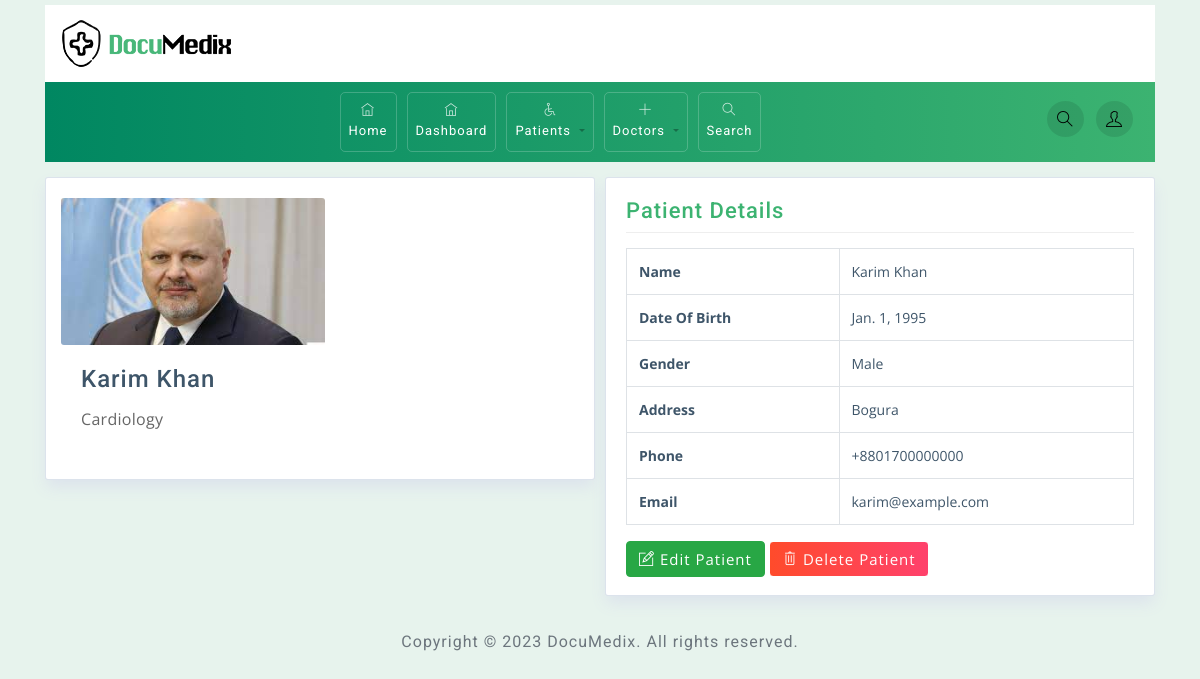
Page /patient/patient-detail/2 (signed in) on the committed database.
### patient/models.py (models this page shows)
class PatientDetails(models.Model):
    first_name = models.CharField(max_length=150)
    last_name = models.CharField(max_length=150)
    date_of_birth = models.DateField(null=True, blank=True)
    age = models.IntegerField()
    phone_no = models.CharField(max_length=14, null=True, blank=True)
    email = models.EmailField(blank=True, null=True)
    gender = models.CharField(max_length=32, choices=GENDER_CHOICES, null=True, blank=True)
    address = models.TextField(max_length=250, null=True, blank=True)
    image = models.ImageField(upload_to='photos/patients', null=True, blank=True)
    date = models.DateTimeField(auto_now_add=True)
    treating_doctor = models.ForeignKey(Doctor, on_delete=models.SET_NULL, null=True, blank=True)
    department = models.ForeignKey(Department, on_delete=models.SET_NULL, null=True, blank=True)
    def get_full_name(self):
        return self.first_name + ' ' + self.last_name
    def __str__(self) -> str:
        return self.get_full_name()

### doctor/models.py (models this page shows)
class Department(models.Model):
    department_name = models.CharField(max_length=150)
    def __str__(self) -> str:
        return self.department_name

### patient/views.py (the view)
# urls.py: path('patient-detail/<int:patient_id>', views.patient_detail, name='patient-detail'),
@login_required
def patient_detail(request, patient_id):
    patient = PatientDetails.objects.get(pk=patient_id)
    return render(request, 'patient/about-patient.html', {'patient': patient})

### patient/templates/patient/about-patient.html
{% extends 'base.html' %} {% load static %} {% block content %}
<div class="container">
	<div class="row">
		<div class="col-md-6">
			<div class="widget-area-2 proclinic-box-shadow">
				<div class="col-md-6">
					<div class="card-deck">
						{% if patient.image %}
						<img class="card-img" src="{{patient.image.url}}" alt="Card image">
						{% endif %}
						<div class="card-body mb-4">
							<h4 class="card-title">{{patient}}</h4>
							<p class="card-text">{{patient.department}}</p>
						</div>
					</div>
				</div>
			</div>
		</div>
		<div class="col-md-6">
			<div class="widget-area-2 proclinic-box-shadow">
				<h3 class="widget-title">Patient Details</h3>
				<div class="table-responsive">
					<table class="table table-bordered">
						<tbody>
							<tr>
								<td><strong>Name</strong></td>
								<td>{{patient.get_full_name}}</td>
							</tr>
							<tr>
								<td><strong>Date Of Birth</strong> </td>
								<td>{{patient.date_of_birth}}</td>
							</tr>
							<tr>
								<td><strong>Gender</strong></td>
								<td>{{patient.gender}}</td>
							</tr>
							<tr>
								<td><strong>Address</strong></td>
								<td>{{patient.address}}</td>
							</tr>
							<tr>
								<td><strong>Phone </strong></td>
								<td>{{patient.phone_no}}</td>
							</tr>
							<tr>
								<td><strong>Email</strong></td>
								<td>{{patient.email}}</td>
							</tr>
						</tbody>
					</table>
				</div>
				<a href="{% url 'edit-patient' patient.id %}" class="btn btn-success mb-3"><span class="ti-pencil-alt"></span> Edit Patient</a>
				<a href="{% url 'delete-patient' patient.id %}"  class="btn btn-danger mb-3"><span class="ti-trash"></span> Delete Patient</a>
			</div>
		</div>
	</div>
</div>
{% endblock %}

### static/css/styles.css (style rules this page uses)
body { font-family: 'Open Sans', sans-serif; background-color: #E7F3ED; color: #3e5569; }
h1, h2, h3, h4, h5, h6, span, .menu-nav { font-family: 'Roboto', sans-serif; letter-spacing: 1px; }
p { font-size: 1em; line-height: 1.7em; color: #666; letter-spacing: .3px; }
a, a:hover, a:focus { color: inherit; text-decoration: none; transition: all 0.3s; }
.table td, .table th { padding: .75rem; }
.proclinic-box-shadow { border-radius: 0; border: 0; -webkit-box-shadow: 0 0 0 1px #dce3ec, 0 8px 16px 0 #dce3ec; box-shadow: 0 0 0 1px #dce3ec, 0 8px 16px 0 #dce3ec; background: #fff; margin-top: 20px; }
div[class*="col-"] { padding-right: 6px; padding-left: 6px; }
div[class*="col-"] div[class*="col-"] { padding-right: 10px; padding-left: 10px; }
table.table tbody td, table.table thead th { font-size: 14px; }
.widget-area-2 { background: #fff; margin-top: 1rem; padding: 20px; padding-bottom: 2px; border-radius: 2px; }
.widget-title { font-size: 22px; padding-bottom: .5rem; margin-bottom: 15px; border-bottom: 1px solid #eeeeee; }
.btn { margin-bottom: 5px; font-size: 15px; letter-spacing: 1px; }
.btn-danger { background: #FF416C; background: -webkit-linear-gradient(to right, #FF4B2B, #FF416C); background: linear-gradient(to right, #FF4B2B, #FF416C); border-color: #fff; }

### static/css/green.css (style rules this page uses)
.widget-title { color: #3CB371; }

### static/css/responsive.css (style rules this page uses)
@media (min-width: 992px) { .row { margin-right: -5px; margin-left: -5px; } }

### rows in the picture
PatientDetails: image (picture), first_name+last_name "Karim Khan", department "Cardiology", get_full_name "Karim Khan", date_of_birth "Jan. 1, 1995", gender "Male", address "Bogura", phone_no "+8801700000000", email "karim@example.com"
